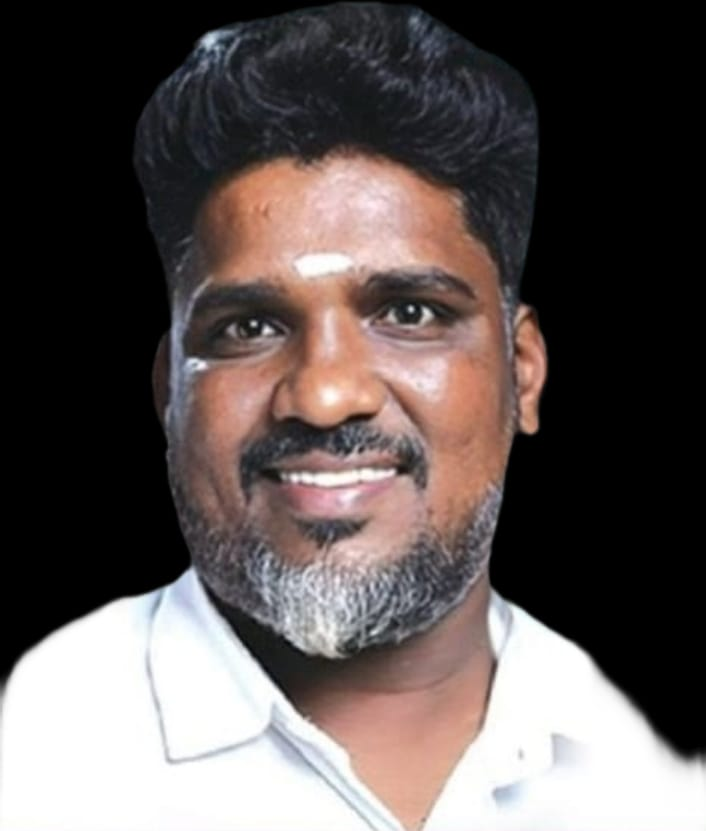
#> input picture WhatsApp Image 2026-08-20 at 14.23.02.jpeg, 706 x 831 px
$ python remove_bg.py
#> lines starting #> are read from the running program, lines starting #| are printed output that depends on the picture; after the words box and inside, x2 and y2 are one past the last pixel; in counts of white or black regions, pixels touching at a corner belong together
from PIL import Image
import numpy as np
from collections import deque

# Source image with pure black background
img = Image.open("WhatsApp Image 2026-08-20 at 14.23.02.jpeg").convert("RGBA")
w, h = img.size
#> w = 706; h = 831
data = np.array(img)

alpha = np.ones((h, w), dtype=np.uint8) * 255

# Ultra-strict background: must be near-absolute black (brightness < 18, spread < 10)
# This ensures dark hair (which has some warmth/texture) is NEVER removed
def is_bg(r, g, b):
    r, g, b = int(r), int(g), int(b)
    brightness = (r + g + b) / 3
    spread = max(r, g, b) - min(r, g, b)
    return brightness < 18 and spread < 10

visited = np.zeros((h, w), dtype=bool)
queue = deque()

# Seed from ALL border pixels that qualify as background
for x in range(w):
    for y in [0, h-1]:
        if not visited[y, x] and is_bg(data[y,x,0], data[y,x,1], data[y,x,2]):
            queue.append((y, x))
            visited[y, x] = True
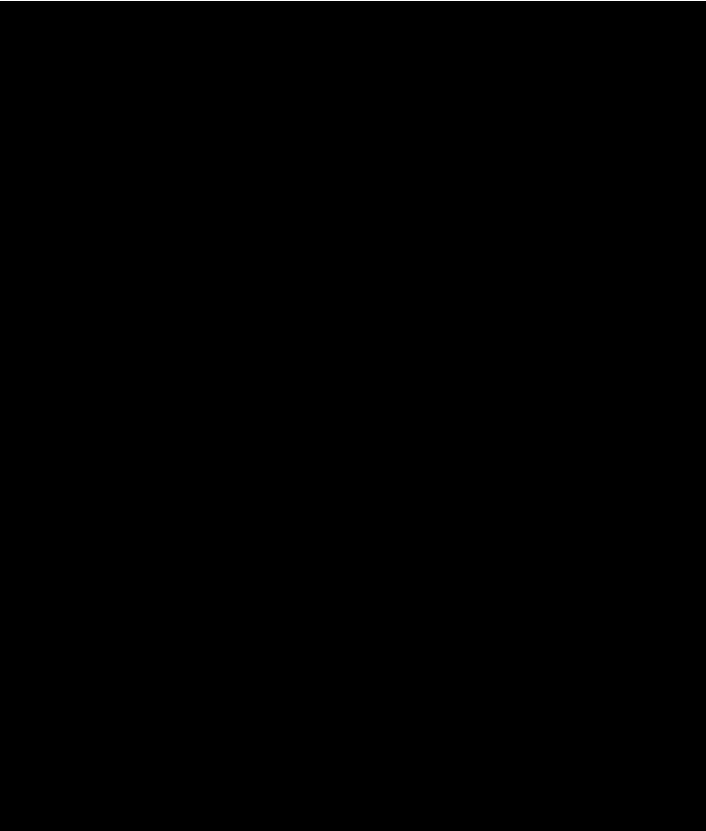
#> visited: shape (831, 706) bool; 0.12% white in thin lines or dots, all inside (x1, y1, x2, y2) = (0, 0, 706, 1)
for y in range(h):
    for x in [0, w-1]:
        if not visited[y, x] and is_bg(data[y,x,0], data[y,x,1], data[y,x,2]):
            queue.append((y, x))
            visited[y, x] = True
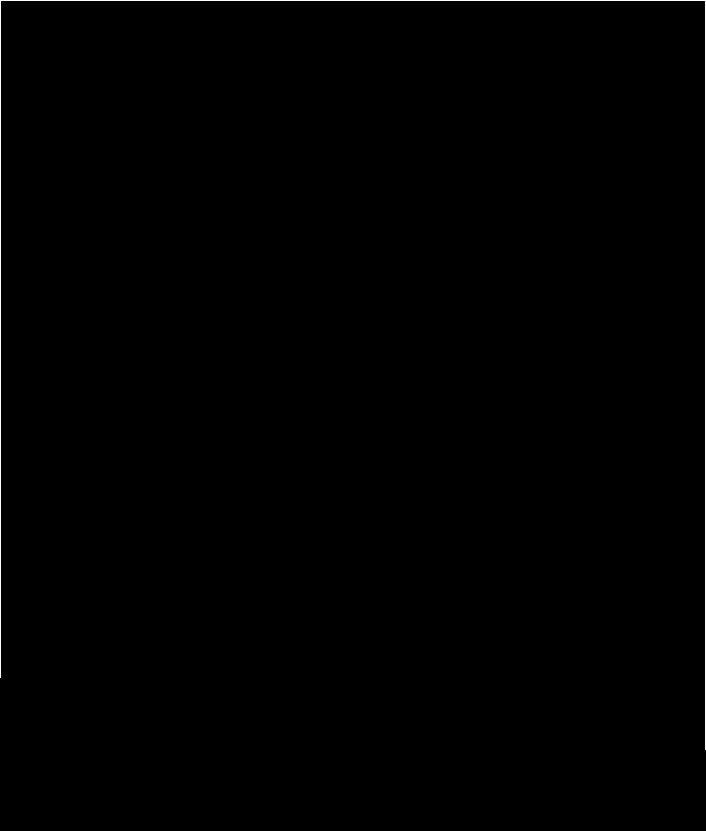
#> visited: shape (831, 706) bool; 0.36% white in thin lines or dots

# BFS flood fill — only pure black pixels become transparent
while queue:
    y, x = queue.popleft()
    alpha[y, x] = 0
    for dy, dx in [(-1,0),(1,0),(0,-1),(0,1)]:
        ny, nx = y+dy, x+dx
        if 0 <= ny < h and 0 <= nx < w and not visited[ny, nx]:
            r, g, b = data[ny,nx,0], data[ny,nx,1], data[ny,nx,2]
            if is_bg(r, g, b):
                visited[ny, nx] = True
                queue.append((ny, nx))
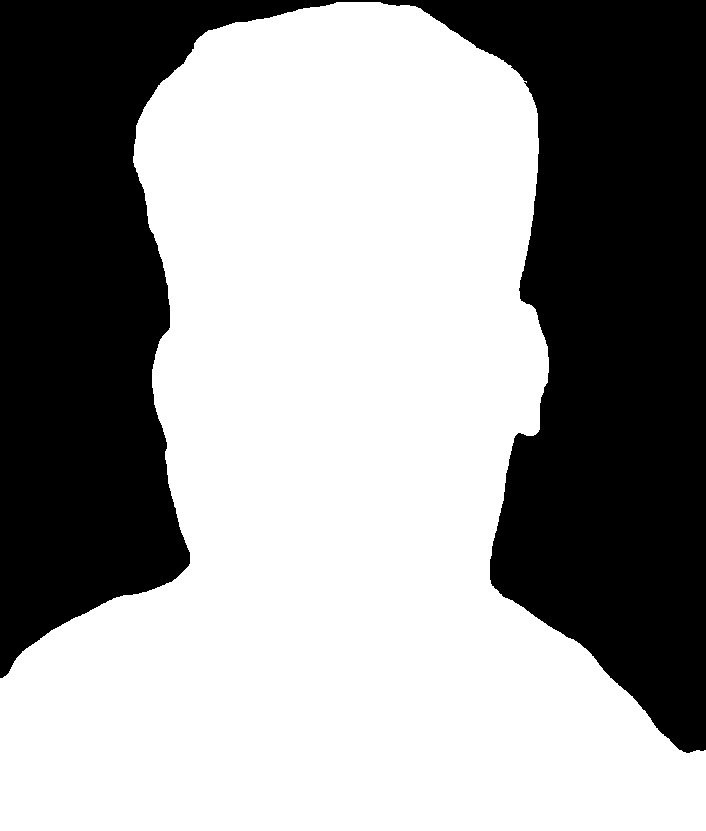
#> alpha: shape (831, 706); 60.4% white; 1 black region, box (x1, y1, x2, y2) and area: (0, 0, 706, 753) 232611

# NO feathering at all — preserve 100% of dark hair pixels
data[:,:,3] = alpha
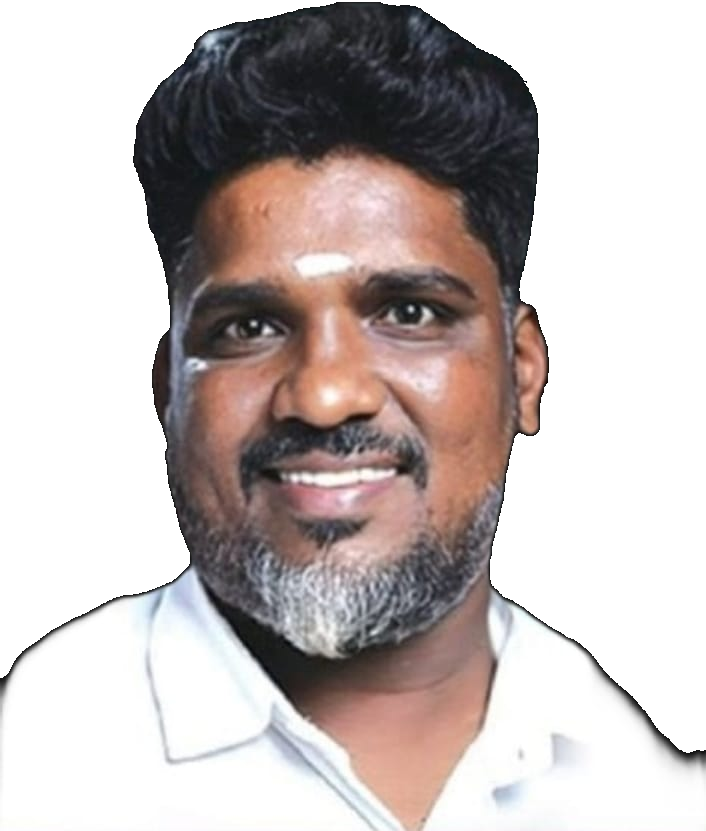
#> data: shape (831, 706, 4); mean R, G, B, A 94.6, 85.8, 84.3, 153.9; transparent parts drawn white
result = Image.fromarray(data)
result.save("public/assets/mla4-cutout.png", "PNG")
print("Done — full black hair preserved.")

$ run again, with WhatsApp Image 2026-08-24 at 17.59.56 (1).jpeg copied over WhatsApp Image 2026-08-20 at 14.23.02.jpeg
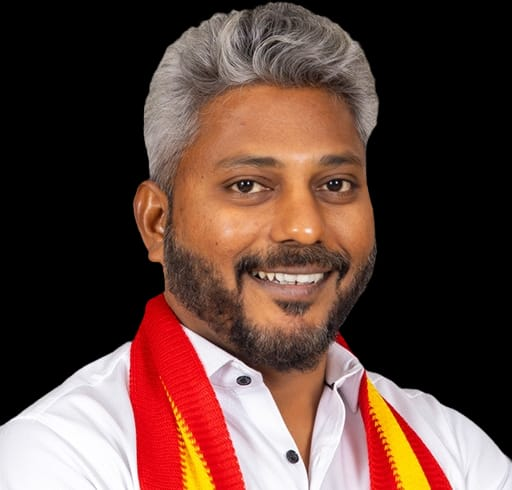
#> input picture WhatsApp Image 2026-08-24 at 17.59.56 (1).jpeg, 512 x 490 px
#> after the loop `for x in range(w):`:
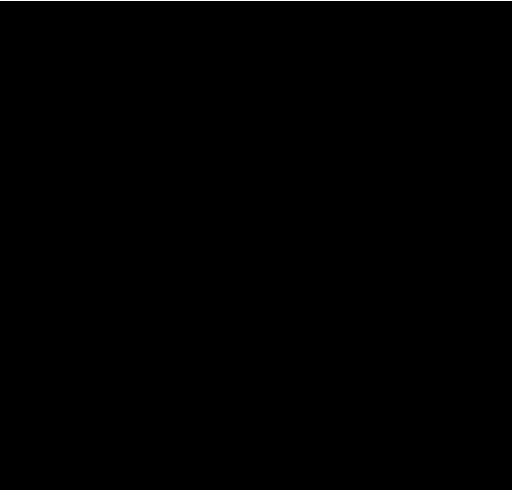
#> visited: shape (490, 512) bool; 0.2% white in thin lines or dots, all inside (x1, y1, x2, y2) = (0, 0, 512, 1)
#> `data[:,:,3] = alpha`:
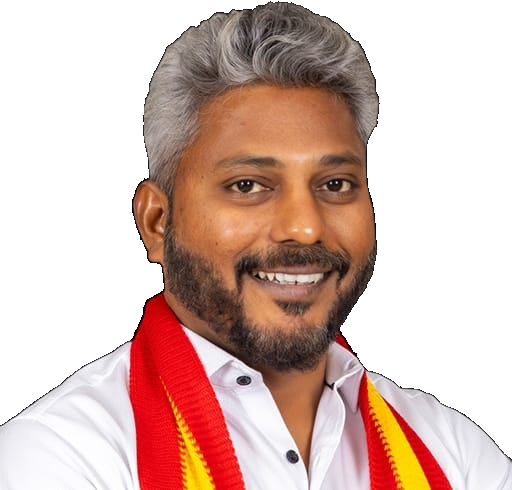
#> data: shape (490, 512, 4); mean R, G, B, A 95.2, 66.4, 58.4, 134.9; transparent parts drawn white

$ run again, with WhatsApp Image 2026-09-03 at 19.56.28 (1).jpeg copied over WhatsApp Image 2026-08-20 at 14.23.02.jpeg
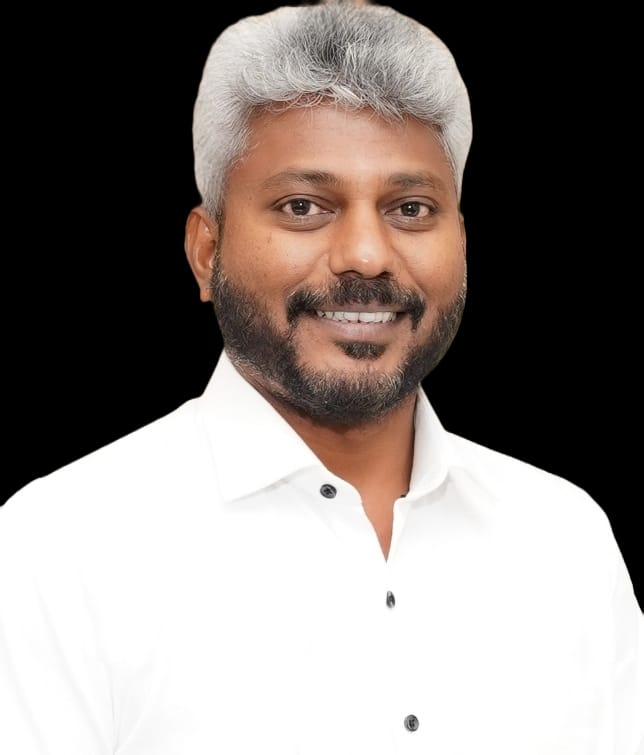
#> input picture WhatsApp Image 2026-09-03 at 19.56.28 (1).jpeg, 644 x 755 px
#> after the loop `for x in range(w):`:
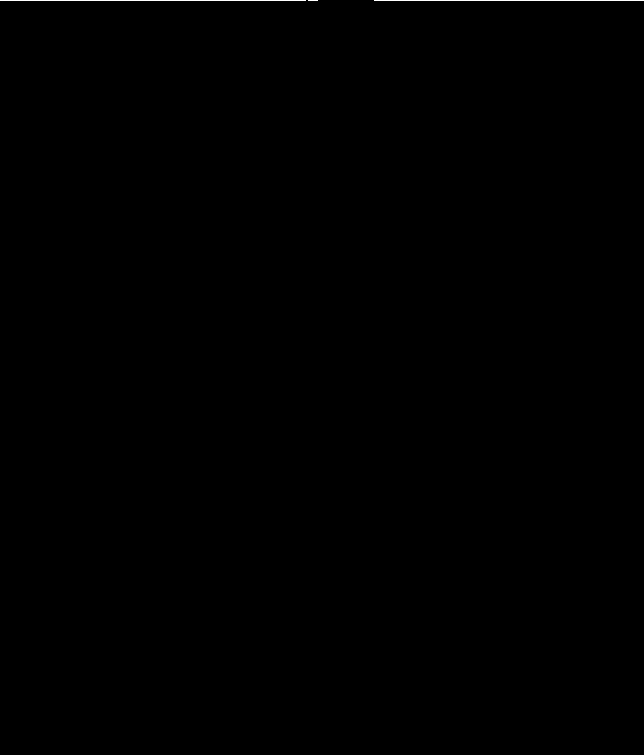
#> visited: shape (755, 644) bool; 0.12% white in thin lines or dots, all inside (x1, y1, x2, y2) = (0, 0, 644, 1)
#> `data[:,:,3] = alpha`:
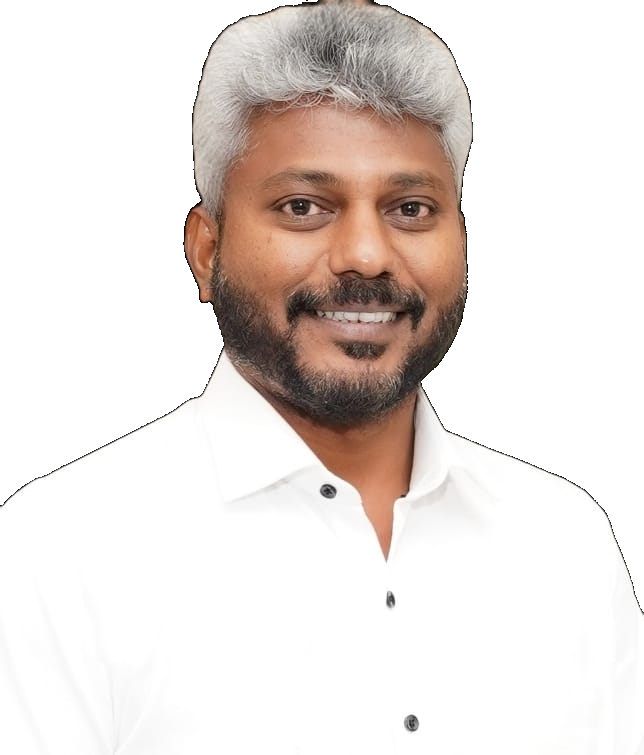
#> data: shape (755, 644, 4); mean R, G, B, A 136.4, 128.6, 124.8, 158.7; transparent parts drawn white
